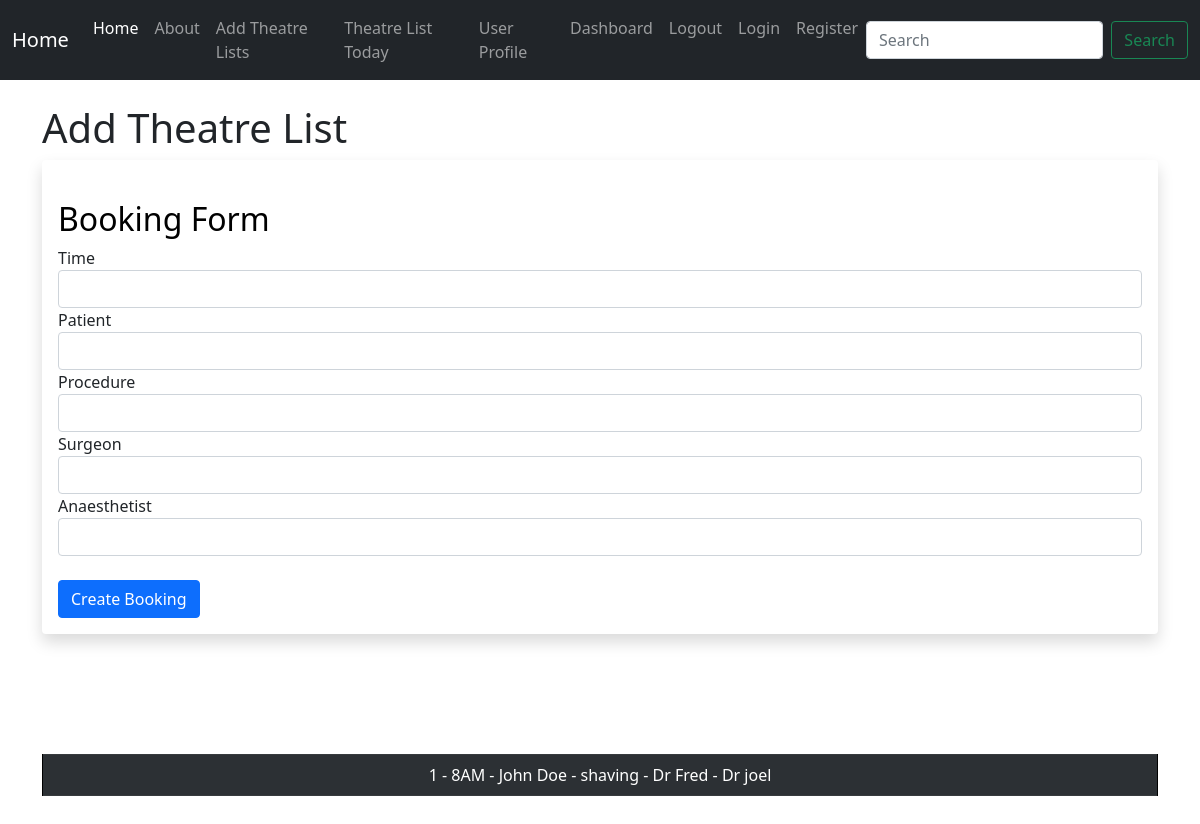
Page /add-list (signed in) on the committed database.
### Flask_BMT/models/theatres.py (models this page shows, shortened)
class TheatreList(db.Model):
    __tablename__ = "theatre_lists"
    id = db.Column(db.Integer(), primary_key=True, autoincrement=True)
    created_at = db.Column(
            DateTime, default=datetime.utcnow)
    updated_at = db.Column(
            DateTime, default=datetime.utcnow)
    procedure_time = db.Column(db.String(60), nullable=False, index=True)
    patient_name = db.Column(db.String(128), nullable=False, unique=True, index=True)
    procedure_name = db.Column(db.String(128), nullable=False, index=True)
    surgeon = db.Column(db.String(128), nullable=False, index=True)
    anaesthetist = db.Column(db.String(128), nullable=False, index=True)

### Flask_BMT/main/views.py (the view, shortened to what this page needs)
@main.route('/add-list', methods=['GET', 'POST'])
@login_required
def add_lists():
    patient_name = None
    procedure_time = None
    procedure_name = None
    surgeon = None
    anaesthetist = None
    form = TheatreAddForm()
    our_bookings = TheatreList.query.order_by(TheatreList.procedure_time)
    return render_template("add_lists.html", patient_name=patient_name,
                           procedure_time=procedure_time, procedure_name=procedure_name,
                           surgeon=surgeon, anaesthetist=anaesthetist, form=form, our_bookings=our_bookings)

### Flask_BMT/main/forms.py
class TheatreAddForm(FlaskForm):
    procedure_time = DateTimeField("Time", validators=[DataRequired()])
    patient_name = StringField("Patient", validators=[DataRequired()])
    procedure_name = StringField("Procedure", validators=[DataRequired()])
    surgeon = StringField("Surgeon", validators=[DataRequired()])
    anaesthetist = StringField("Anaesthetist", validators=[DataRequired()])
    submit = SubmitField("Create Booking")

### Flask_BMT/main/__init__.py (called while the page is built)
@main.app_context_processor
def inject_permissions():
	return dict(Permission=Permission)

### Flask_BMT/main/auth.py (called while the page is built)
@login_manager.user_loader
def load_user(user_id):
    return User.query.get(user_id)

### Flask_BMT/templates/add_lists.html (shortened to what this page needs)
{% extends 'base.html' %}
{% block content %}
<h1>Add Theatre List</h1>
<div class="shadow p-3 mb-5 bg-body rounded">
    <br>
        <form method="POST">
                <h2 style="color:black">Booking Form</h2>
                <div class="inputBox">
                    {{ form.procedure_time.label() }}
                    {{ form.procedure_time(class="form-control") }}
                </div>
                <div class="inputBox">
                    {{ form.patient_name.label() }}
                    {{ form.patient_name(class="form-control") }}
                </div>
                <div class="inputBox">
                    {{ form.procedure_name.label() }}
                    {{ form.procedure_name(class="form-control") }}
                </div>
                <div class="inputBox">
                    {{ form.surgeon.label() }}
                    {{ form.surgeon(class="form-control") }}
                </div>
                <div class="inputBox">
                    {{ form.anaesthetist.label() }}
                    {{ form.anaesthetist(class="form-control") }}
                </div>
                <br>
                <div>
                    {{ form.submit(class="btn btn-primary") }}
                </div>
        </form>
</div>
<br>
<table class="table table-dark table-striped table-bordered table-striped">
{% for our_booking in our_bookings %}
    <tr>
        <td>{{ our_booking.id }} - {{ our_booking.procedure_time }} - {{ our_booking.patient_name }} - {{ our_booking.procedure_name }} - {{ our_booking.surgeon }} - {{ our_booking.anaesthetist }} </td>
    </tr>
    <br>
    <br>
{% endfor %}
</table>
<br>
{% endblock %}

### Flask_BMT/templates/base.html (style rules this page uses)
table, th, td { border: solid 1px black; text-align: center; }

### rows in the picture
TheatreList: id "1", procedure_time "8AM", patient_name "John Doe", procedure_name "shaving", surgeon "Dr Fred", anaesthetist "Dr joel"
